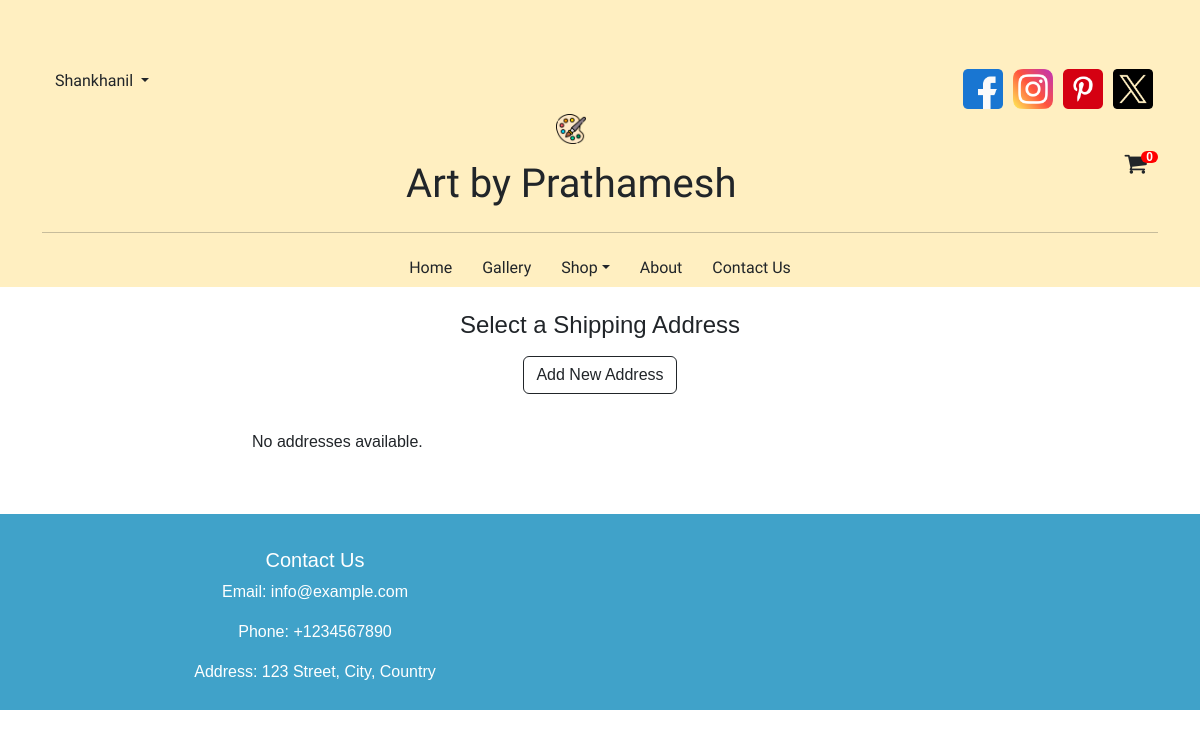
The app's page /select_address/ (signed in), older data.
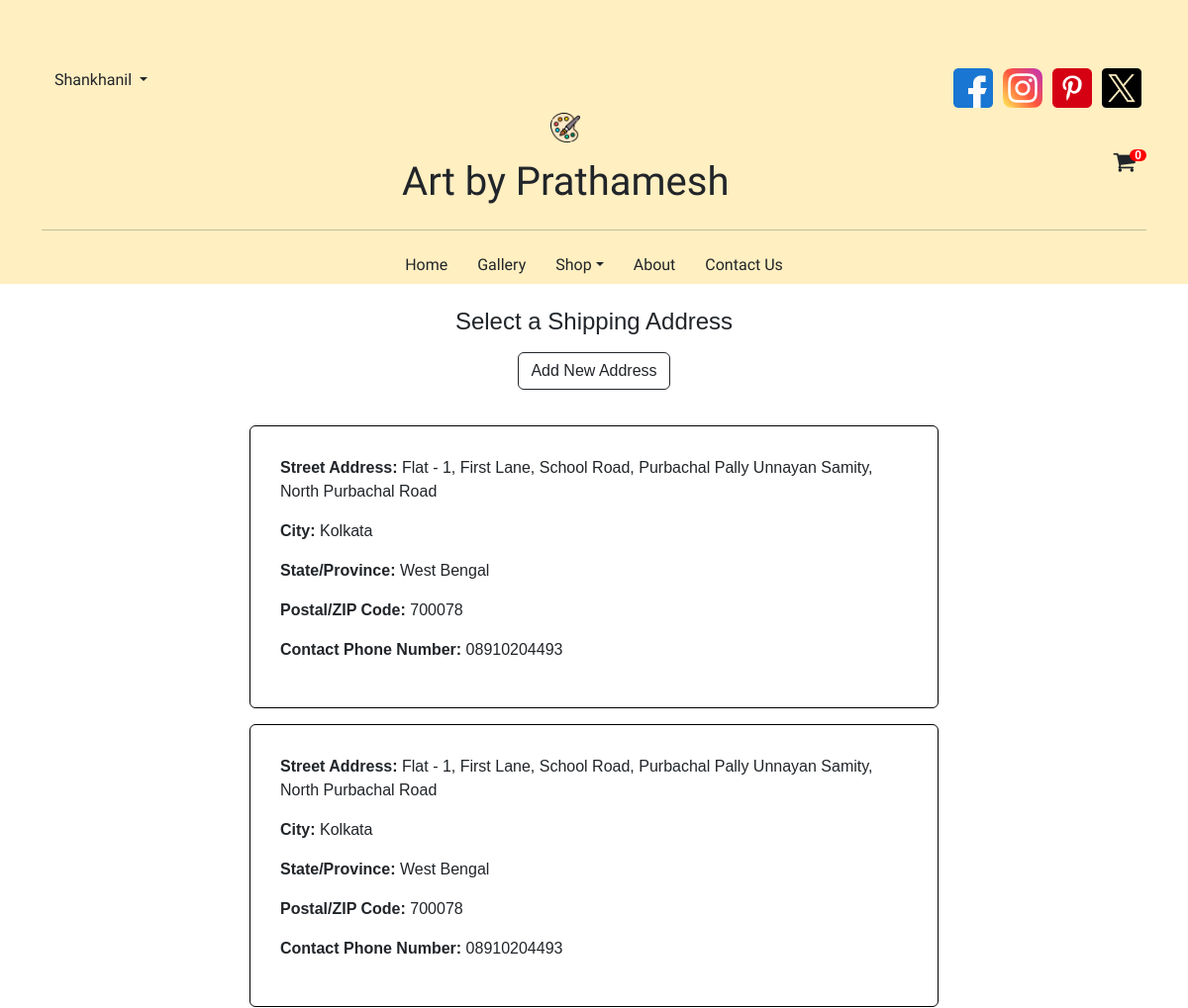
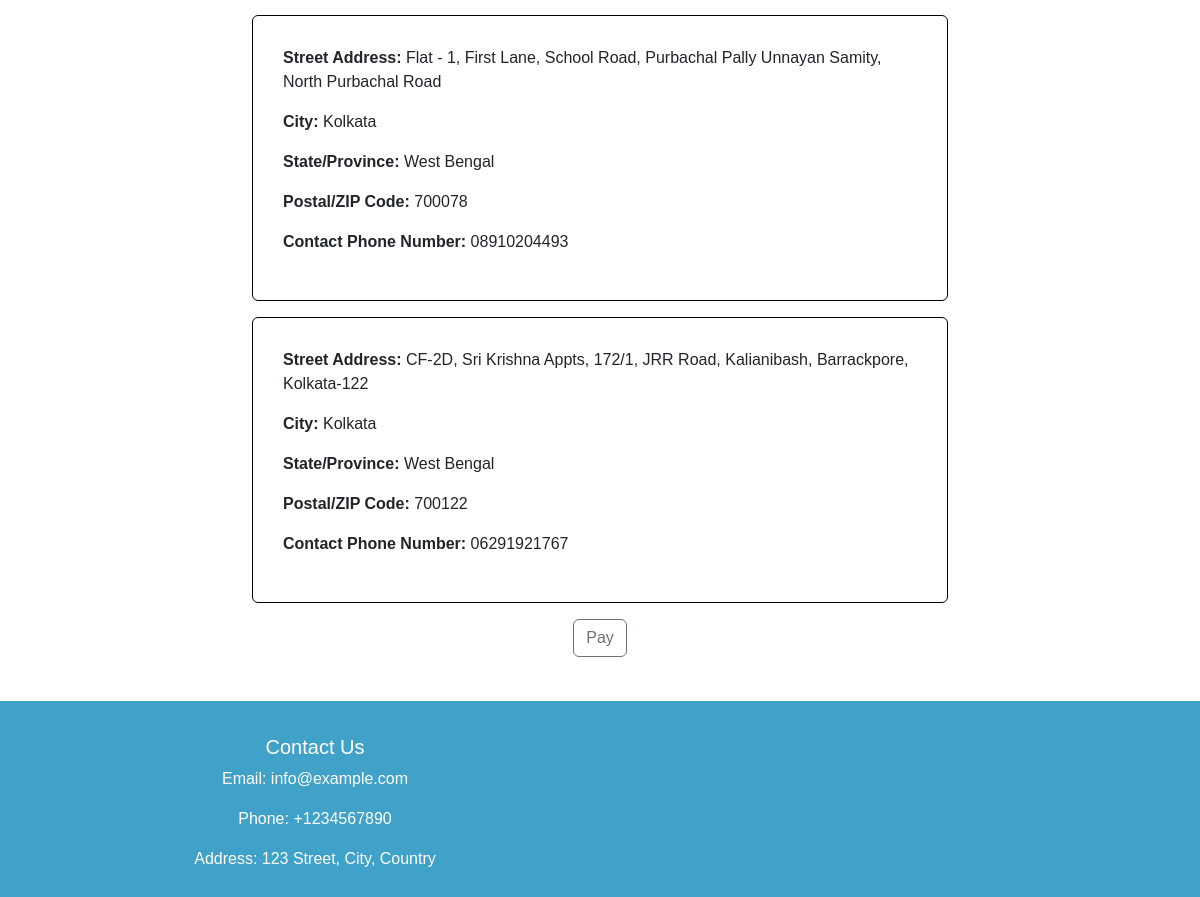
The same page, newer data (2 pictures, top to bottom).
### user/models.py (models this page shows, shortened)
class AddressModel(models.Model):
    user = models.ForeignKey(User, on_delete=models.CASCADE)
    street_address = models.TextField(null=False,blank=False)
    city = models.CharField(max_length=20,null=False,blank=False)
    state = models.CharField(max_length=20,null=False,blank=False)
    pincode = models.CharField(max_length=7,null=False,blank=False)
    contact = models.CharField(max_length=10,null=False,blank=False)

### marketplace/views.py (the view)
# urls.py: path('select_address/', SelectAddressView, name='select_address'),
def SelectAddressView(request):
    user = request.user
    addresses = AddressModel.objects.filter(user=user)
    return render(request,"marketplace/cart_address.html",{"addresses":addresses})

### templates/marketplace/cart_address.html (shortened to what this page needs)
{% extends 'base/header_market.html' %}
{% load static %}
{% block content %}
<br>
<div class="container body">
    <div class="row justify-content-center">
        <div class="col-md-8">
            <div class="text-center mb-3">
                <h4>Select a Shipping Address</h4>
            </div>
            <div class="text-center mb-3">
                <a href="{% url 'address' %}?showForm=true" class="btn btn-transparent" style="border:solid;border-width: thin">Add New Address</a>
            </div>
            <div class="card mt-3 div-transparent">
                <div class="card-body">
                    {% if addresses %}
                        <form id="addressForm" method="POST">
                            {% for address in addresses %}
                                <div id="address_{{ address.id }}" class="card mb-3 div-transparent address-card" onclick="selectAddress('{{ address.id }}')">
                                    <div class="card-body">
                                        <p><strong>Street Address:</strong> {{ address.street_address }}</p>
                                        <p><strong>City:</strong> {{ address.city }}</p>
                                        <p><strong>State/Province:</strong> {{ address.state }}</p>
                                        <p><strong>Postal/ZIP Code:</strong> {{ address.pincode }}</p>
                                        <p><strong>Contact Phone Number:</strong> {{ address.contact }}</p>
                                    </div>
                                </div>
                            {% endfor %}
                            <div class="text-center">
                                <button type="submit" class="btn btn-transparent" id="payButton" style="border:solid;border-width: thin" disabled>Pay</button>
                            </div>
                        </form>
                    {% else %}
                        <p>No addresses available.</p>
                    {% endif %}
                </div>
            </div>
        </div>
    </div>
</div>
{% endblock content %}

Row changes from the older to the newer data that the page shows:
added AddressModel: street_address "Flat - 1, First Lane, School Road, Purbachal Pally Unnayan Samity, North Purbachal Road", city "Kolkata", state "West Bengal", pincode "700078", contact "08910204493"
added AddressModel: street_address "Flat - 1, First Lane, School Road, Purbachal Pally Unnayan Samity, North Purbachal Road", city "Kolkata", state "West Bengal", pincode "700078", contact "08910204493"
added AddressModel: street_address "Flat - 1, First Lane, School Road, Purbachal Pally Unnayan Samity, North Purbachal Road", city "Kolkata", state "West Bengal", pincode "700078", contact "08910204493"
added AddressModel: street_address "CF-2D, Sri Krishna Appts, 172/1, JRR Road, Kalianibash, Barrackpore, Kolkata-122", city "Kolkata", state "West Bengal", pincode "700122", contact "06291921767"
Text that changed along with them:
text no longer shown: "No addresses available."
text now shown: "Pay"
